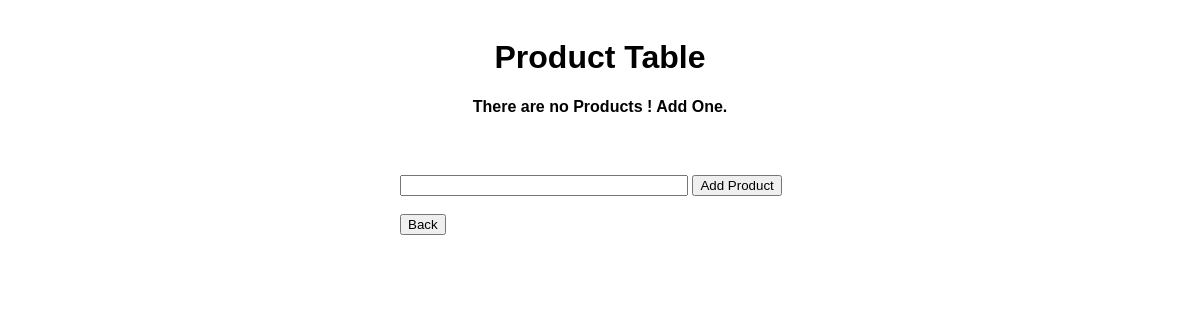
/product, run on an earlier commit of the app's database.
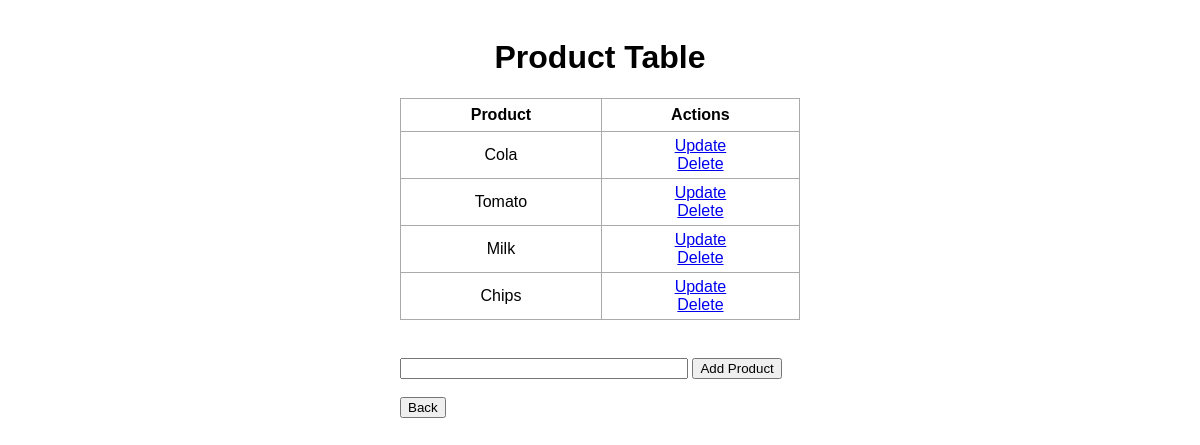
And on a later commit of the database.
### app.py (models this page shows, shortened)
class Product(db.Model):
    prod_id=db.Column(db.String(200) , primary_key=True)

### app.py (the view)
@app.route('/product' , methods=['POST' , 'GET'])
def product():
    if request.method == 'POST':
        if(request.form['product']):
         product_name = request.form['product']
         new_Product = Product(prod_id=product_name)
         try:
            db.session.add(new_Product)
            db.session.commit()
            return redirect('/product')
         except:
            return 'there was a problem in your added'
        else:
            return 'You should fill the input '
    else:
        products = Product.query.all()
        return render_template('product.html' , products = products)

### templates/product.html (shortened to what this page needs)
{% extends 'base.html' %}
{% block body %}
<div class='div_content' style="width:400px; margin: 0 auto;">
    <br>
    <h1 style="text-align: center">Product Table </h1>
    {% if products|length < 1 %}
    <h4 style="text-align: center">There are no Products ! Add One. </h4>
    {% else %}
    <table style="border: 1px solid #aaa; border-collapse: collapse; width: 100%;">
        <tr>
            <th  style="border: 1px solid #aaa; height: 30px;">Product</th>
            <th  style="border: 1px solid #aaa; height: 30px;">Actions</th>
        </tr>
        {% for product in products %}
        <tr>
            <td  style="border: 1px solid #aaa;  text-align: center; padding: 5px;">{{product.prod_id}}</td>
            <td  style="border: 1px solid #aaa;  text-align: center; padding: 5px;">
                <a href="/update/{{product.prod_id}}">Update</a>
                <br>
                <a href="/delete/{{product.prod_id}}">Delete</a>
            </td>
        </tr>
        {% endfor%}
    </table>
    {% endif %}
    <br>
    <div class="form" style=" margin-top: 20px;">
    <form action='/product' method="POST">
        <input type="text" name="product" id="product" style="width: 70%;">
        <input type="submit" value="Add Product">
    </form>
    <br>
    <form action="/" >
        <input type="submit" value="Back">
    </form>
</div>
</div>
{% endblock%}

What changed in the data, as far as the page shows it:
added Product: prod_id "Cola"
added Product: prod_id "Tomato"
added Product: prod_id "Milk"
added Product: prod_id "Chips"
Also different on the page:
text no longer shown: "There are no Products ! Add One."
text now shown: "Product Actions"
